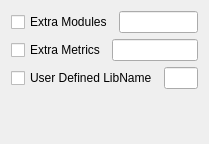
             <widget class="QWidget" name="scrollAreaWidgetContents_3">
              <property name="geometry">
               <rect>
                <x>0</x>
                <y>0</y>
                <width>209</width>
                <height>144</height>
               </rect>
              </property>
              <layout class="QVBoxLayout" name="verticalLayout_52">
               <item>
                <layout class="QHBoxLayout" name="horizontalLayout_55" stretch="0">
                 <item>
                  <layout class="QVBoxLayout" name="verticalLayout_9" stretch="0,1">
                   <item>
                    <layout class="QVBoxLayout" name="verticalLayout_8">
                     <item>
                      <layout class="QHBoxLayout" name="horizontalLayout_8">
                       <item>
                        <widget class="QCheckBox" name="PYMETRICS_CUSTOM_EXTRAMODULES">
                         <property name="text">
                          <string>Extra Modules</string>
                         </property>
                        </widget>
                       </item>
                       <item>
                        <widget class="QLineEdit" name="PYMETRICS_CUSTOM_EXTRAMODULES_TEXT"/>
                       </item>
                      </layout>
                     </item>
                     <item>
                      <layout class="QHBoxLayout" name="horizontalLayout_9">
                       <item>
                        <widget class="QCheckBox" name="PYMETRICS_CUSTOM_EXTRAMETRICS">
                         <property name="text">
                          <string>Extra Metrics</string>
                         </property>
                        </widget>
                       </item>
                       <item>
                        <widget class="QLineEdit" name="PYMETRICS_CUSTOM_EXTRAMETRICS_TEXT"/>
                       </item>
                      </layout>
                     </item>
                     <item>
                      <layout class="QHBoxLayout" name="horizontalLayout_10">
                       <item>
                        <widget class="QCheckBox" name="PYMETRICS_CUSTOM_USERDEFINEDLIBNAME">
                         <property name="text">
                          <string>User Defined LibName</string>
                         </property>
                        </widget>
                       </item>
                       <item>
                        <widget class="QLineEdit" name="PYMETRICS_CUSTOM_USERDEFINEDLIBNAME_TEXT"/>
                       </item>
                      </layout>
                     </item>
                    </layout>
                   </item>
                   <item>
                    <spacer name="verticalSpacer_3">
                     <property name="orientation">
                      <enum>Qt::Vertical</enum>
                     </property>
                     <property name="sizeHint" stdset="0">
                      <size>
                       <width>20</width>
                       <height>40</height>
                      </size>
                     </property>
                    </spacer>
                   </item>
                  </layout>
                 </item>
                </layout>
               </item>
              </layout>
             </widget>
